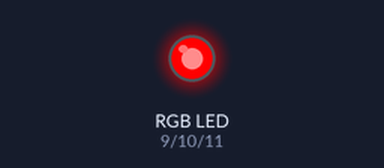
The sketch below on a simulated Arduino Uno, built with avr-gcc and run on an emulated ATmega328P. Parts: an RGB LED mixed from three pins (HIGH = lit).

Above: at 0.5 s.
At 1.5 s:
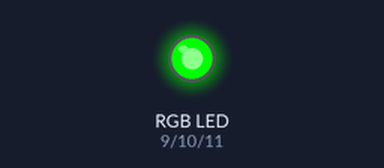
At 5.5 s:
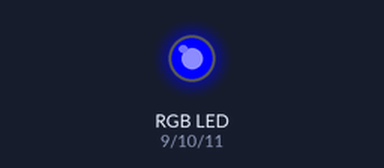
Timing chart, 0 to 6.9 s (numbered marks = the images above):
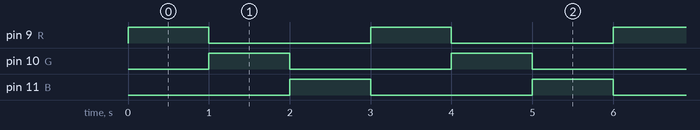

Measured:
- by itself, pin 9 (R), pin 10 (G), pin 11 (B): alternates HIGH for 1.0 s and LOW for 2.0 s
- by itself, everything shown: repeats every 3.0 s, in 3 steps

The sketch:

codigorgb.ino
```cpp
/*******************************************************************************
*
*    Usando um LED RGB COMUM(TESTE)
*         Por Julia Roberta
*
*******************************************************************************/
 /*o modificador #const faz é “dizer” ao compilador que a variável (ou ponteiro) não pode ser alterado no decorrer do código. No entanto continua a ser uma variável e
dependendo de onde seja usada pode ou não consumir memória RAM.*/
// define pinos de entrada e saída do Arduino
const int R = 9;   // terminal Red (vermelho)
const int G = 10;  // terminal Green (verde)
const int B = 11;  // terminal Blue (azul)

void setup(){
// pin mode - definie entradas e saídas
    pinMode(R, OUTPUT);
    pinMode(G, OUTPUT);
    pinMode(B, OUTPUT);
}

void loop(){
    // VERMELHO PURO
    digitalWrite(R, HIGH);
    digitalWrite(G, LOW);
    digitalWrite(B, LOW);
    delay(1000);
    // VERDE PURO
    digitalWrite(R, LOW);
    digitalWrite(G, HIGH);
    digitalWrite(B, LOW);
    delay(1000);
    // AZUL PURO
    digitalWrite(R, LOW);
    digitalWrite(G, LOW);
    digitalWrite(B, HIGH);
    delay(1000);
}
```
